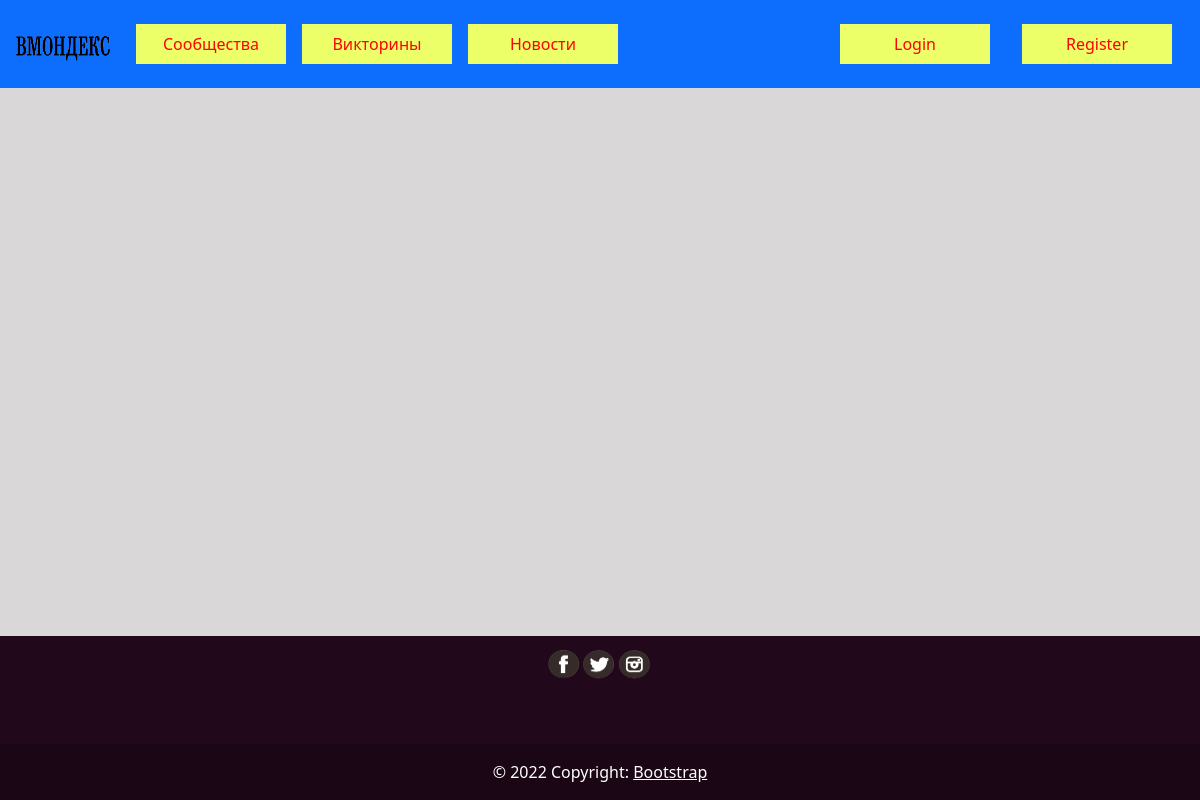
Before: /quizzes with the older database file.
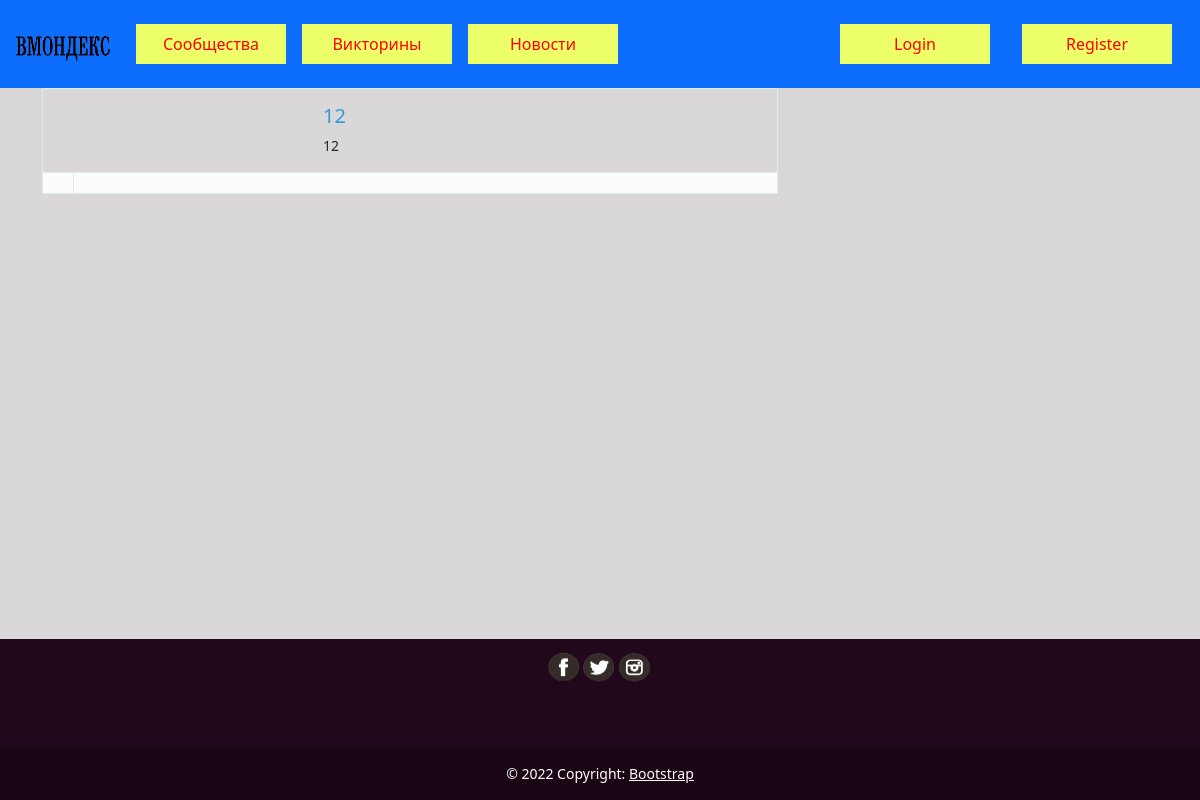
After: the same page with the newer database file.
### data/quizzes.py (models this page shows)
class Quiz(SqlAlchemyBase):
    __tablename__ = 'quizzes'
    id = sqlalchemy.Column(sqlalchemy.Integer,
                           primary_key=True, autoincrement=True)
    name = sqlalchemy.Column(sqlalchemy.String, nullable=True)
    topic = sqlalchemy.Column(sqlalchemy.String, nullable=True)
    img_quiz = sqlalchemy.Column(sqlalchemy.String, unique=True, nullable=False)

### app.py (the view)
@app.route('/quizzes', methods=['GET', 'POST'])
def quizzes():
    db_sess = db_session.create_session()
    quiz = db_sess.query(Quiz).all()
    spo = []
    for i in quiz:
        spo.append([i.id, i.name, i.img_quiz, i.topic])
    return render_template('quizzes.html', quiz=spo)

### data/db_session.py (called while the page is built)
def create_session() -> Session:
    global __factory
    return __factory()

### templates/quizzes.html (shortened to what this page needs)
{% extends "base.html" %}
{% block content %}
{% for item in quiz %}
<div class="container">
    <div class="row">
        <div class="col-md-8">
            <div class="wp-block property list">
                <div class="wp-block-body">
                    <div class="wp-block-img">
                    </div>
                    <div class="wp-block-content">
                        <small>
                        <a href="quizz/{{ item[0] }}" style="text-decoration: none">
                            <h4 class="content-title">{{ item[1] }}</h4>
                        </a>
                        <span class="pull-right">
              <span class="capacity">
                 {{ item[3] }}
              </span>
            </span>
                    </div>
                </div>
                <div class="wp-block-footer">
                    <ul class="aux-info">
                        <li> {{ item[5] }}</li>
                    </ul>
                </div>
            </div>
        </div>
    </div>
</div>
{% endfor %}
{% endblock %}

Changed rows visible on the page:
added Quiz: name "12", topic "12"
